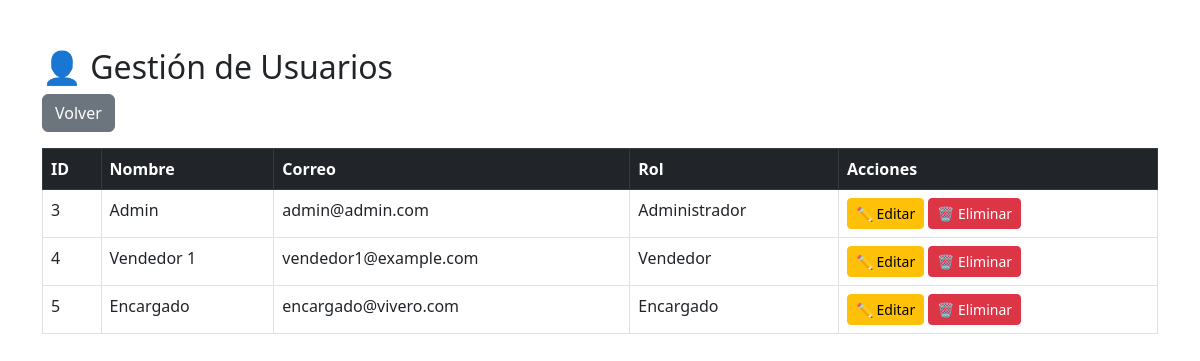
The app's page /views/usuarios_listar.php (signed in) with its own data.
### tables this page shows
CREATE TABLE IF NOT EXISTS `usuarios` (
  `id` int NOT NULL AUTO_INCREMENT,
  `nombre` varchar(100) DEFAULT NULL,
  `correo` varchar(100) DEFAULT NULL,
  `contrasena` varchar(255) DEFAULT NULL,
  `id_rol` int DEFAULT NULL,
  PRIMARY KEY (`id`),
  UNIQUE KEY `correo` (`correo`),
  KEY `id_rol` (`id_rol`),
  CONSTRAINT `usuarios_ibfk_1` FOREIGN KEY (`id_rol`) REFERENCES `roles` (`id`)
);

CREATE TABLE IF NOT EXISTS `roles` (
  `id` int NOT NULL AUTO_INCREMENT,
  `nombre` varchar(50) NOT NULL,
  PRIMARY KEY (`id`)
);

### controllers/usuarios.php (called while the page is built)
<?php
require_once '../config/db.php';
function obtenerUsuarios() {
    global $conn;
    $sql = "SELECT u.id, u.nombre, u.correo, r.nombre AS rol
            FROM usuarios u
            JOIN roles r ON u.id_rol = r.id";
    return $conn->query($sql);
}
?>

### views/usuarios_listar.php (the view, shortened to what this page needs)
<?php
require_once '../controllers/usuarios.php';
$resultado = obtenerUsuarios();
?>
<!DOCTYPE html>
<html lang="es">
<head>
    <link href="https://cdn.jsdelivr.net/npm/bootstrap@5.3.0/dist/css/bootstrap.min.css" rel="stylesheet">
</head>
<body>
<div class="container mt-5">
    <h2>👤 Gestión de Usuarios</h2>
    <a href="dashboard.php" class="btn btn-secondary mb-3">Volver</a>
    <table class="table table-bordered table-hover">
        <thead class="table-dark">
            <tr>
                <th>ID</th>
                <th>Nombre</th>
                <th>Correo</th>
                <th>Rol</th>
                <th>Acciones</th>
            </tr>
        </thead>
        <tbody>
            <?php while ($usuario = $resultado->fetch_assoc()): ?>
                <tr>
                    <td><?= $usuario['id'] ?></td>
                    <td><?= htmlspecialchars($usuario['nombre']) ?></td>
                    <td><?= htmlspecialchars($usuario['correo']) ?></td>
                    <td><?= htmlspecialchars($usuario['rol']) ?></td>
                    <td>
                        <a href="usuarios_editar.php?id=<?= $usuario['id'] ?>" class="btn btn-sm btn-warning">✏️ Editar</a>
                        <a href="../controllers/usuarios_eliminar.php?id=<?= $usuario['id'] ?>" class="btn btn-sm btn-danger" onclick="return confirm('¿Estás seguro de eliminar este usuario?');">🗑️ Eliminar</a>
                    </td>
                </tr>
            <?php endwhile; ?>
        </tbody>
    </table>
</div>
</body>
</html>

### records on screen
usuarios: id "3", nombre "Admin", correo "admin@admin.com", id_rol.nombre "Administrador"
usuarios: id "4", nombre "Vendedor 1", correo "vendedor1@example.com", id_rol.nombre "Vendedor"
usuarios: id "5", nombre "Encargado", correo "encargado@vivero.com", id_rol.nombre "Encargado"
